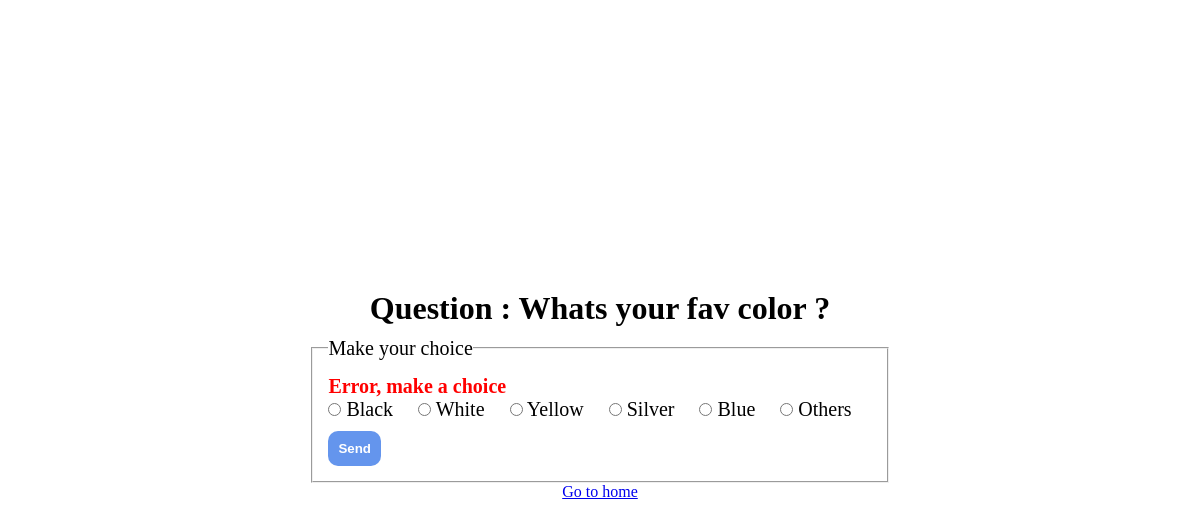
/sondage/1/votes, run on the app's committed database.
### sondage/models.py (models this page shows, shortened)
class Question(models.Model):
    question_text = models.CharField(max_length=200)
    date_pub = models.DateTimeField("Date of publiction")
    nbvotes = models.IntegerField(default=0)

class Choice(models.Model):
    question = models.ForeignKey(Question , on_delete=models.CASCADE)
    choice_text = models.CharField(max_length=200)
    votes = models.IntegerField(default=0)

### sondage/views.py (the view)
# urls.py: path("<int:question_id>/votes" , views.votes ,name="votes")
def votes(request , question_id):
    question = get_object_or_404(Question , pk=question_id)
    try:
        choice_selected = question.choice_set.get(pk=request.POST['choice'])
    except (KeyError):
        return render(
            request, "sondage/details.html",{"question": question , "error_message":"Error, make a choice"}
        )
    else:
        choice_selected.votes += 1
        choice_selected.save()
        return HttpResponseRedirect(reverse("sondage:details" , args=(question_id,)))

### sondage/templates/sondage/details.html (shortened to what this page needs)
{% load static %}
<link rel="stylesheet" href={% static 'sondage/details.css' %} />
<h1>Question : {{question.question_text}} </h1>
<div id="main">
    <form
        action="{%url "sondage:votes" question.id %}"
        method="post"
    >
        <fieldset>
            <legend>Make your choice</legend>
            {% if error_message %}<div style="color:red;font-weight:bold;">{{error_message}}</div>{% endif %}
            {% for choice in question.choice_set.all %}
                <input type="radio" id="choice{{choice.id}}" name="choice" value="{{choice.id}}">
                <label for="contactChoice3">{{choice.choice_text}}</label>
            {% endfor %}
            <br>
            <input value="Send" type="submit" />
        </fieldset>
    </form>
    <a href="{% url 'sondage:index' %}">Go to home</a>
</div>

### sondage/static/sondage/details.css (style rules this page uses)
* { margin:0; padding:0; }
#main { padding: 10px; display: flex; flex-direction: column; justify-content: center; align-items: center; }
#main fieldset { padding:15px; font-size:20px; }
#main fieldset label { margin-right: 20px; }
#main fieldset input[type="submit"] { margin-top: 10px; background-color: cornflowerblue; color:white; font-weight: bold; padding: 10px; border-radius: 10px; border: none; cursor: pointer; }

### data on the page
Question: question_text "Whats your fav color ?"
Choice: choice_text "Black"
Choice: choice_text "White"
Choice: choice_text "Yellow"
Choice: choice_text "Silver"
Choice: choice_text "Blue"
Choice: choice_text "Others"

### other printed values
{{ error_message }} "Error, make a choice"
